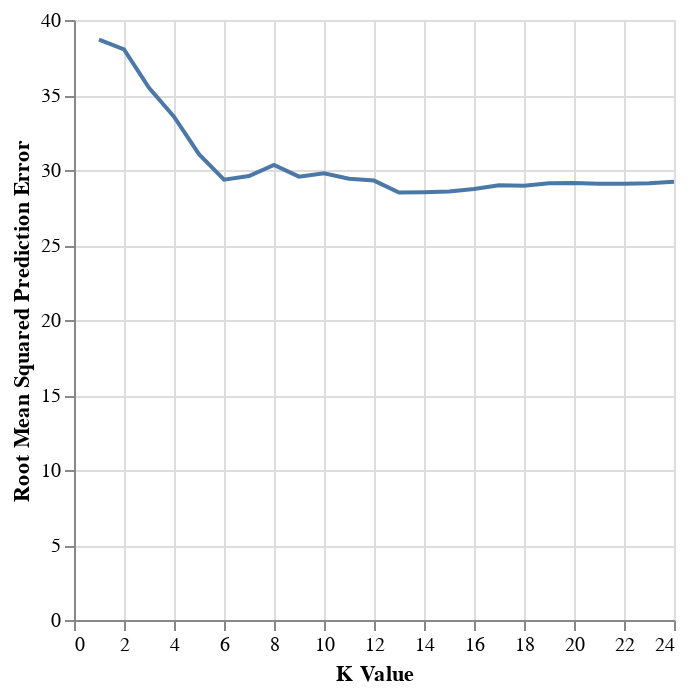

The notebook cell this image was saved under:
### Code cell
#Best K graph
Optimal_K_Chart=alt.Chart(player_results).mark_line().encode(
    x=alt.X('param_kneighborsregressor__n_neighbors', title='K Value'),
    y=alt.Y('RMSPE', title='Root Mean Squared Prediction Error'))
Optimal_K_Chart

### Figure 1 — Vega-Lite specification as saved in the notebook (floating-point values rounded to 4 significant figures)
{"config": {"view": {"continuousWidth": 300, "continuousHeight": 300}}, "data": {"name": "data-7627d0363967cc01a252e376051060ea"}, "mark": {"type": "line"}, "encoding": {"x": {"field": "param_kneighborsregressor__n_neighbors", "title": "K Value", "type": "quantitative"}, "y": {"field": "RMSPE", "title": "Root Mean Squared Prediction Error", "type": "quantitative"}}, "$schema": "https://vega.github.io/schema/vega-lite/v5.20.1.json", "datasets": {"data-7627d0363967cc01a252e376051060ea": [{"mean_fit_time": 0.006556, "std_fit_time": 0.0004943, "mean_score_time": 0.003983, "std_score_time": 0.0001367, "param_kneighborsregressor__n_neighbors": 1, "params": {"kneighborsregressor__n_neighbors": 1}, "split0_test_score": -41.1, "split1_test_score": -31.88, "split2_test_score": -43.1, "mean_test_score": -38.7, "std_test_score": 4.887, "rank_test_score": 24, "RMSPE": 38.7}, {"mean_fit_time": 0.005853, "std_fit_time": 3.108e-05, "mean_score_time": 0.003611, "std_score_time": 1.038e-05, "param_kneighborsregressor__n_neighbors": 2, "params": {"kneighborsregressor__n_neighbors": 2}, "split0_test_score": -37.45, "split1_test_score": -34.2, "split2_test_score": -42.49, "mean_test_score": -38.05, "std_test_score": 3.411, "rank_test_score": 23, "RMSPE": 38.05}, {"mean_fit_time": 0.005865, "std_fit_time": 7.856e-05, "mean_score_time": 0.003572, "std_score_time": 9.017e-06, "param_kneighborsregressor__n_neighbors": 3, "params": {"kneighborsregressor__n_neighbors": 3}, "split0_test_score": -37.66, "split1_test_score": -33.35, "split2_test_score": -35.44, "mean_test_score": -35.48, "std_test_score": 1.759, "rank_test_score": 22, "RMSPE": 35.48}, {"mean_fit_time": 0.005813, "std_fit_time": 2.817e-05, "mean_score_time": 0.00357, "std_score_time": 5.756e-06, "param_kneighborsregressor__n_neighbors": 4, "params": {"kneighborsregressor__n_neighbors": 4}, "split0_test_score": -35.31, "split1_test_score": -32.82, "split2_test_score": -32.52, "mean_test_score": -33.55, "std_test_score": 1.252, "rank_test_score": 21, "RMSPE": 33.55}, {"mean_fit_time": 0.005877, "std_fit_time": 6.697e-05, "mean_score_time": 0.003574, "std_score_time": 2.225e-05, "param_kneighborsregressor__n_neighbors": 5, "params": {"kneighborsregressor__n_neighbors": 5}, "split0_test_score": -29.68, "split1_test_score": -32.5, "split2_test_score": -30.97, "mean_test_score": -31.05, "std_test_score": 1.156, "rank_test_score": 20, "RMSPE": 31.05}, {"mean_fit_time": 0.005813, "std_fit_time": 1.811e-05, "mean_score_time": 0.003586, "std_score_time": 1.553e-05, "param_kneighborsregressor__n_neighbors": 6, "params": {"kneighborsregressor__n_neighbors": 6}, "split0_test_score": -29.85, "split1_test_score": -32.28, "split2_test_score": -25.92, "mean_test_score": -29.35, "std_test_score": 2.619, "rank_test_score": 14, "RMSPE": 29.35}, {"mean_fit_time": 0.005838, "std_fit_time": 6.391e-05, "mean_score_time": 0.00359, "std_score_time": 1.763e-05, "param_kneighborsregressor__n_neighbors": 7, "params": {"kneighborsregressor__n_neighbors": 7}, "split0_test_score": -29.9, "split1_test_score": -32.97, "split2_test_score": -25.92, "mean_test_score": -29.6, "std_test_score": 2.887, "rank_test_score": 17, "RMSPE": 29.6}, {"mean_fit_time": 0.005762, "std_fit_time": 2.053e-05, "mean_score_time": 0.003592, "std_score_time": 1.439e-05, "param_kneighborsregressor__n_neighbors": 8, "params": {"kneighborsregressor__n_neighbors": 8}, "split0_test_score": -30.7, "split1_test_score": -33.43, "split2_test_score": -26.88, "mean_test_score": -30.34, "std_test_score": 2.684, "rank_test_score": 19, "RMSPE": 30.34}, {"mean_fit_time": 0.005821, "std_fit_time": 6.063e-05, "mean_score_time": 0.004143, "std_score_time": 0.0007812, "param_kneighborsregressor__n_neighbors": 9, "params": {"kneighborsregressor__n_neighbors": 9}, "split0_test_score": -30.7, "split1_test_score": -33.31, "split2_test_score": -24.66, "mean_test_score": -29.56, "std_test_score": 3.624, "rank_test_score": 16, "RMSPE": 29.56}, {"mean_fit_time": 0.005732, "std_fit_time": 1.688e-05, "mean_score_time": 0.003596, "std_score_time": 1.698e-05, "param_kneighborsregressor__n_neighbors": 10, "params": {"kneighborsregressor__n_neighbors": 10}, "split0_test_score": -31.06, "split1_test_score": -33.56, "split2_test_score": -24.74, "mean_test_score": -29.78, "std_test_score": 3.712, "rank_test_score": 18, "RMSPE": 29.78}, {"mean_fit_time": 0.005803, "std_fit_time": 0.000109, "mean_score_time": 0.003633, "std_score_time": 6.586e-05, "param_kneighborsregressor__n_neighbors": 11, "params": {"kneighborsregressor__n_neighbors": 11}, "split0_test_score": -31.05, "split1_test_score": -32.44, "split2_test_score": -24.76, "mean_test_score": -29.41, "std_test_score": 3.341, "rank_test_score": 15, "RMSPE": 29.41}, {"mean_fit_time": 0.00573, "std_fit_time": 1.606e-05, "mean_score_time": 0.003601, "std_score_time": 7.347e-06, "param_kneighborsregressor__n_neighbors": 12, "params": {"kneighborsregressor__n_neighbors": 12}, "split0_test_score": -31.1, "split1_test_score": -31.5, "split2_test_score": -25.28, "mean_test_score": -29.29, "std_test_score": 2.841, "rank_test_score": 13, "RMSPE": 29.29}, {"mean_fit_time": 0.005803, "std_fit_time": 7.727e-05, "mean_score_time": 0.003604, "std_score_time": 1.674e-05, "param_kneighborsregressor__n_neighbors": 13, "params": {"kneighborsregressor__n_neighbors": 13}, "split0_test_score": -28.76, "split1_test_score": -31.39, "split2_test_score": -25.35, "mean_test_score": -28.5, "std_test_score": 2.473, "rank_test_score": 1, "RMSPE": 28.5}, {"mean_fit_time": 0.005718, "std_fit_time": 1.772e-05, "mean_score_time": 0.003593, "std_score_time": 8.315e-06, "param_kneighborsregressor__n_neighbors": 14, "params": {"kneighborsregressor__n_neighbors": 14}, "split0_test_score": -29.01, "split1_test_score": -31.15, "split2_test_score": -25.41, "mean_test_score": -28.52, "std_test_score": 2.368, "rank_test_score": 2, "RMSPE": 28.52}, {"mean_fit_time": 0.005707, "std_fit_time": 1.15e-05, "mean_score_time": 0.003656, "std_score_time": 8.36e-05, "param_kneighborsregressor__n_neighbors": 15, "params": {"kneighborsregressor__n_neighbors": 15}, "split0_test_score": -29.4, "split1_test_score": -30.94, "split2_test_score": -25.36, "mean_test_score": -28.57, "std_test_score": 2.351, "rank_test_score": 3, "RMSPE": 28.57}, {"mean_fit_time": 0.006016, "std_fit_time": 0.0003583, "mean_score_time": 0.003621, "std_score_time": 2.233e-05, "param_kneighborsregressor__n_neighbors": 16, "params": {"kneighborsregressor__n_neighbors": 16}, "split0_test_score": -29.79, "split1_test_score": -30.72, "split2_test_score": -25.68, "mean_test_score": -28.73, "std_test_score": 2.186, "rank_test_score": 4, "RMSPE": 28.73}, {"mean_fit_time": 0.005716, "std_fit_time": 2.465e-06, "mean_score_time": 0.003613, "std_score_time": 1.553e-05, "param_kneighborsregressor__n_neighbors": 17, "params": {"kneighborsregressor__n_neighbors": 17}, "split0_test_score": -30.24, "split1_test_score": -30.6, "split2_test_score": -26.11, "mean_test_score": -28.98, "std_test_score": 2.036, "rank_test_score": 6, "RMSPE": 28.98}, {"mean_fit_time": 0.005765, "std_fit_time": 6.374e-05, "mean_score_time": 0.003617, "std_score_time": 2.535e-05, "param_kneighborsregressor__n_neighbors": 18, "params": {"kneighborsregressor__n_neighbors": 18}, "split0_test_score": -30.09, "split1_test_score": -30.64, "split2_test_score": -26.11, "mean_test_score": -28.95, "std_test_score": 2.019, "rank_test_score": 5, "RMSPE": 28.95}, {"mean_fit_time": 0.005732, "std_fit_time": 7.777e-06, "mean_score_time": 0.003638, "std_score_time": 8.964e-06, "param_kneighborsregressor__n_neighbors": 19, "params": {"kneighborsregressor__n_neighbors": 19}, "split0_test_score": -30.28, "split1_test_score": -30.67, "split2_test_score": -26.38, "mean_test_score": -29.11, "std_test_score": 1.937, "rank_test_score": 9, "RMSPE": 29.11}, {"mean_fit_time": 0.005749, "std_fit_time": 8.142e-05, "mean_score_time": 0.003674, "std_score_time": 7.571e-05, "param_kneighborsregressor__n_neighbors": 20, "params": {"kneighborsregressor__n_neighbors": 20}, "split0_test_score": -30.34, "split1_test_score": -30.65, "split2_test_score": -26.39, "mean_test_score": -29.13, "std_test_score": 1.939, "rank_test_score": 11, "RMSPE": 29.13}, {"mean_fit_time": 0.005716, "std_fit_time": 9.389e-06, "mean_score_time": 0.003636, "std_score_time": 1.734e-05, "param_kneighborsregressor__n_neighbors": 21, "params": {"kneighborsregressor__n_neighbors": 21}, "split0_test_score": -30.3, "split1_test_score": -30.63, "split2_test_score": -26.3, "mean_test_score": -29.08, "std_test_score": 1.967, "rank_test_score": 8, "RMSPE": 29.08}, {"mean_fit_time": 0.005758, "std_fit_time": 9.711e-05, "mean_score_time": 0.003638, "std_score_time": 4.383e-06, "param_kneighborsregressor__n_neighbors": 22, "params": {"kneighborsregressor__n_neighbors": 22}, "split0_test_score": -30.41, "split1_test_score": -30.73, "split2_test_score": -26.09, "mean_test_score": -29.08, "std_test_score": 2.115, "rank_test_score": 7, "RMSPE": 29.08}, {"mean_fit_time": 0.005729, "std_fit_time": 3.956e-05, "mean_score_time": 0.003633, "std_score_time": 1.13e-05, "param_kneighborsregressor__n_neighbors": 23, "params": {"kneighborsregressor__n_neighbors": 23}, "split0_test_score": -30.57, "split1_test_score": -30.65, "split2_test_score": -26.12, "mean_test_score": -29.11, "std_test_score": 2.115, "rank_test_score": 10, "RMSPE": 29.11}, {"mean_fit_time": 0.005706, "std_fit_time": 4.189e-06, "mean_score_time": 0.00363, "std_score_time": 1.652e-05, "param_kneighborsregressor__n_neighbors": 24, "params": {"kneighborsregressor__n_neighbors": 24}, "split0_test_score": -30.53, "split1_test_score": -30.66, "split2_test_score": -26.44, "mean_test_score": -29.21, "std_test_score": 1.958, "rank_test_score": 12, "RMSPE": 29.21}]}}
